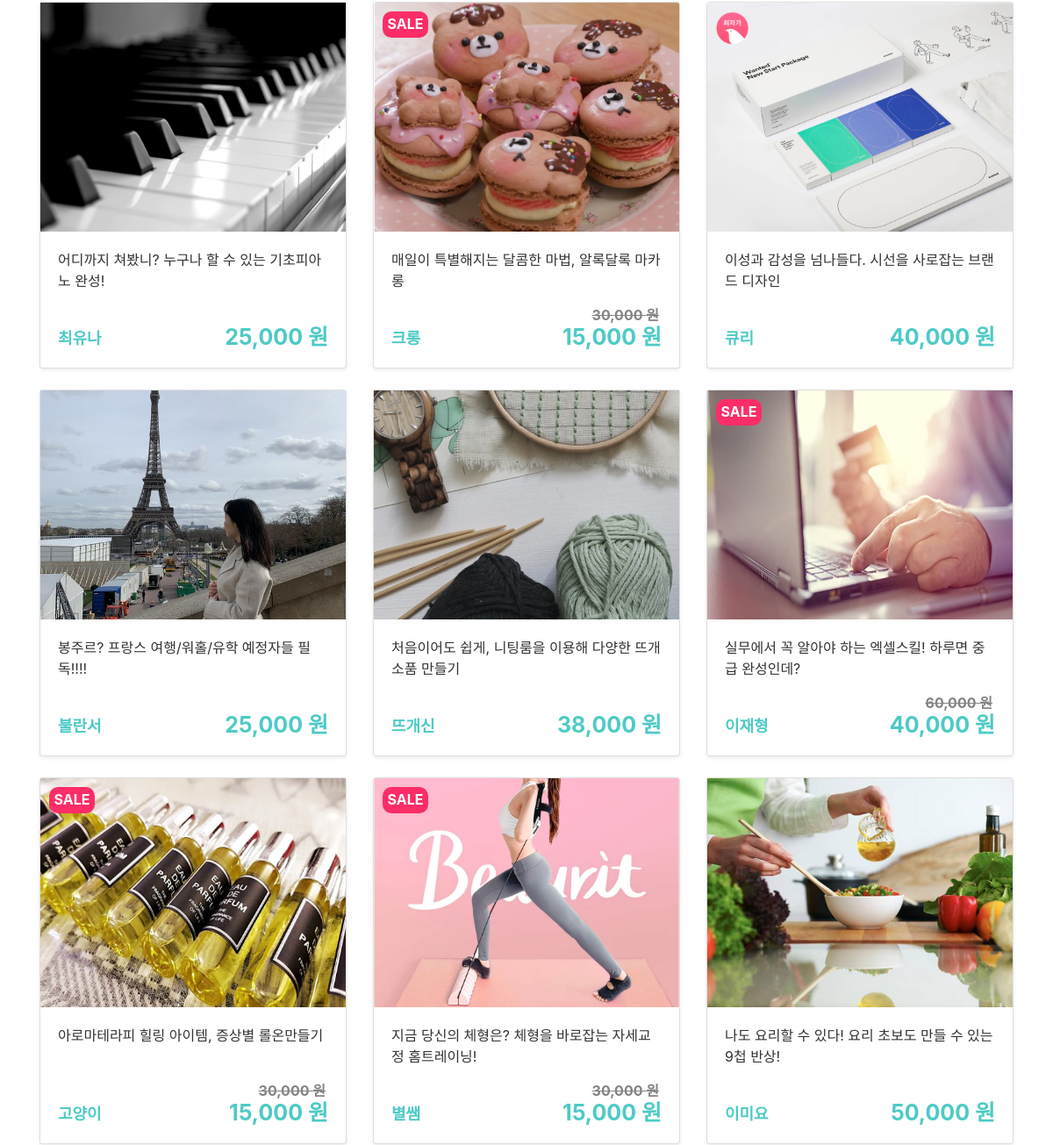
Before: /class_search/ (middle part) with the older database file.
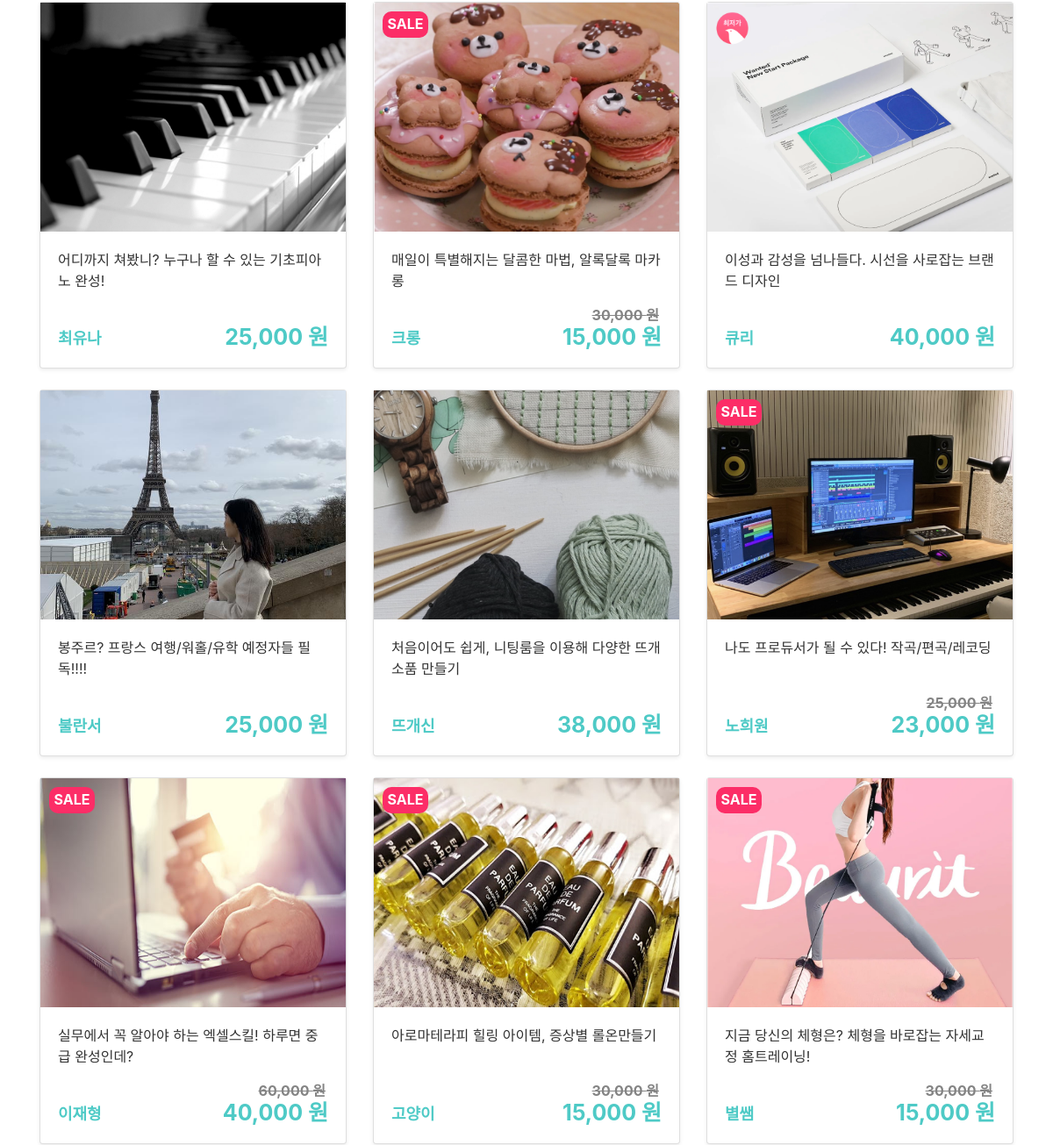
After: the same page with the newer database file.
### firstApp/models.py (models this page shows, shortened)
class Class(models.Model):
    author = models.ForeignKey(settings.AUTH_USER_MODEL, on_delete=models.CASCADE, default=1)
    title = models.CharField(max_length=50)
    tutor = models.CharField(max_length=10)
    tutor_photo = ProcessedImageField(upload_to="tutor", processors=[ResizeToFill(300,300)], default='')
    tutor_insta = models.CharField(null=True, blank=True, max_length=50, default='')
    tutor_blog = models.CharField(null=True, blank=True, max_length=50, default='')
    tutor_youtube = models.CharField(null=True, blank=True, max_length=50, default='')
    category = models.ForeignKey('firstApp.Category', on_delete=models.CASCADE, default=1, related_name='category')
    area = models.ForeignKey('firstApp.Area', on_delete=models.CASCADE, default=1)
    photo = ProcessedImageField(upload_to="class", processors=[ResizeToFill(600,450)], default='')
    body = RichTextUploadingField(default='')
    tutor_body = RichTextUploadingField(default='')
    price = models.CharField(max_length=10)
    time = models.CharField(max_length=5)
    level = models.ForeignKey('firstApp.Level', on_delete=models.CASCADE, default=1, related_name='level')
    mode = models.ForeignKey('firstApp.Mode', on_delete=models.CASCADE, default=1, related_name='mode')
    in_min = models.PositiveIntegerField(null=True, blank=True, default='1')
    in_max = models.PositiveIntegerField(null=True, blank=True, default='1')
    like_user = models.ManyToManyField(settings.AUTH_USER_MODEL, blank=True, related_name='like_class')
    like_count = models.PositiveIntegerField(default=0)
    on_sale = models.BooleanField(null=True, default=False)
    sale_price = models.CharField(null=True, blank=True, max_length=10)
    on_permission = models.BooleanField(null=True, default=False)
    class Meta:
        permissions = [
            ('can_permit', 'Can permit')
        ]

### firstApp/views.py (the view)
# urls.py: path('class_search/', views.class_search, name='class_search'),
def class_search(request):
    price1 = request.GET.get('price1', '')
    price2 = request.GET.get('price2', '')
    date1 = request.GET.get('date1', '')
    date2 = request.GET.get('date2', '')
    class_list = Class.objects.filter(on_permission=True).order_by('-like_count')
    if is_valid_queryparam(price1) & is_valid_queryparam(price2):
        class_list = class_list.annotate(price_as_int=Cast('sale_price', output_field=IntegerField()),)
        class_list = class_list.filter(price_as_int__range=(int(price1), int(price2)))
    if is_valid_queryparam(date1) & is_valid_queryparam(date1):
        class_list = class_list.filter(date_class__date__range=(date1, date2)).distinct()
    class_filter = ClassFilter(request.GET, queryset=class_list)
    return render(request, 'firstApp/class_search.html', {'filter': class_filter,
                                                          'price1': price1, 'price2': price2,
                                                          'date1': date1, 'date2': date2
                                                          })

### firstApp/models.py (called while the page is built)
    def __str__(self):
        return self.name

    def __str__(self):
        return self.name

    def __str__(self):
        return self.name

    def __str__(self):
        return self.name

### firstApp/views.py (called while the page is built)
def is_valid_queryparam(param):
    return param != '' and param is not None

### firstApp/templates/firstApp/class_search.html (shortened to what this page needs)
{% extends 'firstApp/base.html' %}
{% load static %}
{% load humanize %}
{% load bootstrap %}
{% block upper_content %}
<link rel="stylesheet" href="{% static 'css/selectbox.css' %}">
<link rel="stylesheet" href="{% static 'css/class_search.css' %}">
<link rel="stylesheet" href="{% static 'css/base.css' %}">
{% load widget_tweaks %}
{% endblock upper_content%}
{% block content %}
    <div class="album py-5">
        <div class="container">
            <div class="row">
              {% for class in filter.qs %}
              <div class="col-md-4 class_row">
                <a class="productdetail"
                   href="{% url 'product' class.id %}">
                  <div class="card mb-4 shadow-sm">
                      <img class="thumb" src="{{class.photo.url}}">
                      {% if class.on_sale == True %}
                      <div class="on_sale">SALE</div>
                      {% endif %}
                    <div class="card-body">
                        <p class="class_title">{{class.title}}</p>
                        <small class="tutor_name">{{class.tutor}}</small>
                        {% if class.on_sale == True %}
                        <span class="class_price">{{class.sale_price|intcomma}} 원</span>
                            <span class="original_price">{{class.price|intcomma}} 원</span>
                        {% else %}
                        <span class="class_price">{{class.price|intcomma}} 원</span>
                        {% endif %}
                    </div>
                  </div>
                </a>
              </div>
                {% empty %}
                  <div class = "row mx-auto">
                      <p class="text-center my_search_text">검색 결과가 없습니다.</p>
                  </div>
          {% endfor %}
            </div>
        </div>
    </div>
    {% endblock content %}

### firstApp/templates/firstApp/base.html (shortened to what this page needs)
{% load static %}
<link rel="stylesheet" href="https://stackpath.bootstrapcdn.com/bootstrap/4.4.1/css/bootstrap.min.css"
>
<link rel="stylesheet" href="{% static 'css/base.css' %}">
<link rel="stylesheet" href="{% static 'css/navbar_custom.css' %}">
<main role="main">
  {% block upper_content %}
  {% endblock upper_content%}
  {% block content %}
  {% endblock content%}
</main>

### firstApp/static/css/base.css (style rules this page uses)
img { max-width:100%; }
.class_price { color:#4ECAC6; font-weight:bold; font-size:25px; position: absolute; bottom: 15px; right: 20px; }

### firstApp/static/css/navbar_custom.css (style rules this page uses)
a { color:#333; }

### firstApp/static/css/class_search.css (style rules this page uses)
.tutor_name { font-size:18px; color: #4ECAC6; font-weight:bold; padding-top:20px; width:200px; text-align:center; }
.on_sale { position: absolute; width: 52px; font-weight: bolder; height: 30px; background-color: #FC2D67; color: white; border-radius: 10px; left: 10px; top: 10px; text-align: center; padding-top: 2px; }
.original_price { text-decoration: line-through; color: #848484; font-size: 16px; float: right; font-weight: bolder; position: relative; bottom: 25px; margin-right: 3px; }
.class_title { height:72px; }
.thumb { height:261px; }

Changed rows visible on the page:
no longer on this page (row unchanged): Class: photo (picture), title "나도 요리할 수 있다! 요리 초보도 만들 수 있는 9첩 반상!", tutor "이미요", price "50,000"
added Class: photo (picture), on_sale "SALE", title "나도 프로듀서가 될 수 있다! 작곡/편곡/레코딩", tutor "노희원", sale_price "23,000", price "25,000"
